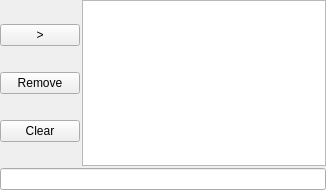
<?xml version="1.0" encoding="UTF-8"?>
<ui version="4.0">
 <class>Form</class>
 <widget class="QWidget" name="Form">
  <property name="geometry">
   <rect>
    <x>0</x>
    <y>0</y>
    <width>326</width>
    <height>190</height>
   </rect>
  </property>
  <property name="windowTitle">
   <string>Form</string>
  </property>
  <layout class="QHBoxLayout" name="horizontalLayout">
   <property name="spacing">
    <number>2</number>
   </property>
   <property name="leftMargin">
    <number>0</number>
   </property>
   <property name="topMargin">
    <number>0</number>
   </property>
   <property name="rightMargin">
    <number>0</number>
   </property>
   <property name="bottomMargin">
    <number>0</number>
   </property>
   <item>
    <layout class="QVBoxLayout" name="verticalLayout_1">
     <item>
      <layout class="QHBoxLayout" name="horizontalLayout_2">
       <item>
        <layout class="QVBoxLayout" name="verticalLayout_spinbox"/>
       </item>
       <item>
        <layout class="QVBoxLayout" name="verticalLayout">
         <item>
          <widget class="QPushButton" name="pushButton_add">
           <property name="text">
            <string>&gt;</string>
           </property>
          </widget>
         </item>
         <item>
          <widget class="QPushButton" name="pushButton_remove">
           <property name="text">
            <string>Remove</string>
           </property>
          </widget>
         </item>
         <item>
          <widget class="QPushButton" name="pushButton_clear">
           <property name="text">
            <string>Clear</string>
           </property>
          </widget>
         </item>
        </layout>
       </item>
       <item>
        <widget class="QListWidget" name="listWidget_destination"/>
       </item>
      </layout>
     </item>
     <item>
      <widget class="QLineEdit" name="lineEdit_propertie_value"/>
     </item>
    </layout>
   </item>
  </layout>
 </widget>
 <resources/>
 <connections/>
</ui>
